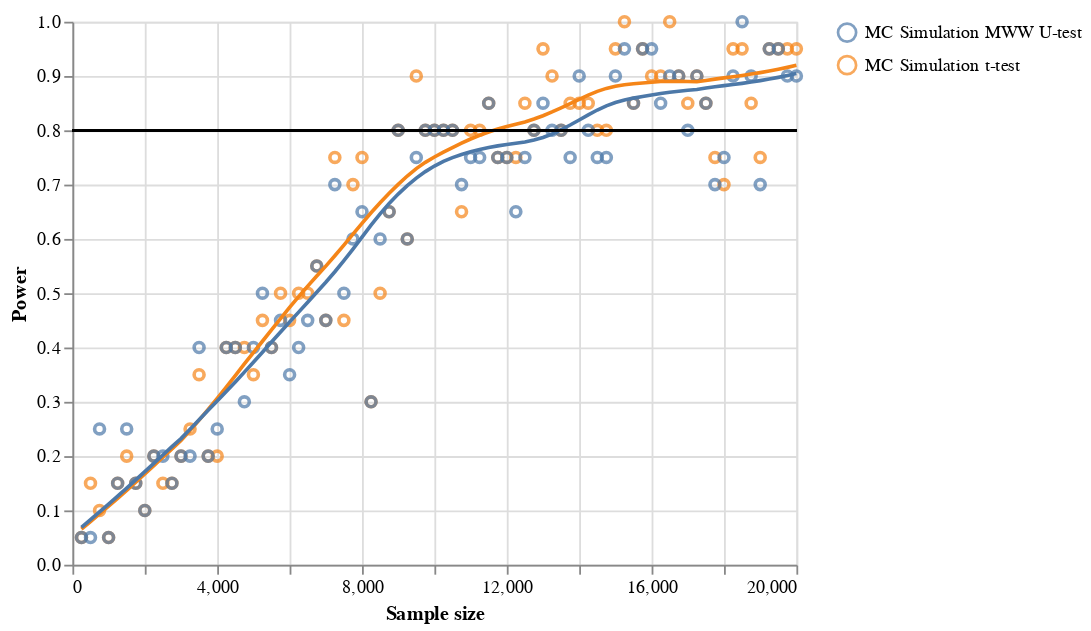

Here is the notebook cell this chart was saved with:
### Code cell
dots = alt.Chart(power_dist).mark_point().encode(
    x=alt.X('sample_size', axis=alt.Axis(title='Sample size')),
    y=alt.Y('power', axis=alt.Axis(title='Power')),
    color=alt.Color('test', legend=alt.Legend(title=""))
)

hline = alt.Chart(power_dist).mark_rule().encode(
    y=alt.Y('a:Q', axis=alt.Axis(title='')),
).transform_calculate(a='0.8')

dots + dots.transform_loess('sample_size', 'power', groupby=['test']).mark_line() + hline

### Figure 1 — Vega-Lite specification as saved in the notebook (floating-point values rounded to 4 significant figures; data arrays with more than 128 entries replaced by an {"elided": "..."} marker saying what was removed)
{"config": {"view": {"continuousWidth": 400, "continuousHeight": 300}}, "layer": [{"mark": "point", "encoding": {"color": {"type": "nominal", "field": "test", "legend": {"title": ""}}, "x": {"type": "quantitative", "axis": {"title": "Sample size"}, "field": "sample_size"}, "y": {"type": "quantitative", "axis": {"title": "Power"}, "field": "power"}}}, {"mark": "line", "encoding": {"color": {"type": "nominal", "field": "test", "legend": {"title": ""}}, "x": {"type": "quantitative", "axis": {"title": "Sample size"}, "field": "sample_size"}, "y": {"type": "quantitative", "axis": {"title": "Power"}, "field": "power"}}, "transform": [{"loess": "power", "on": "sample_size", "groupby": ["test"]}]}, {"mark": "rule", "encoding": {"y": {"type": "quantitative", "axis": {"title": ""}, "field": "a"}}, "transform": [{"calculate": "0.8", "as": "a"}]}], "data": {"name": "data-e52d609fa8855e877eef85ce23809ccc"}, "$schema": "https://vega.github.io/schema/vega-lite/v4.0.0.json", "datasets": {"data-e52d609fa8855e877eef85ce23809ccc": {"elided": "160 records"}}}
